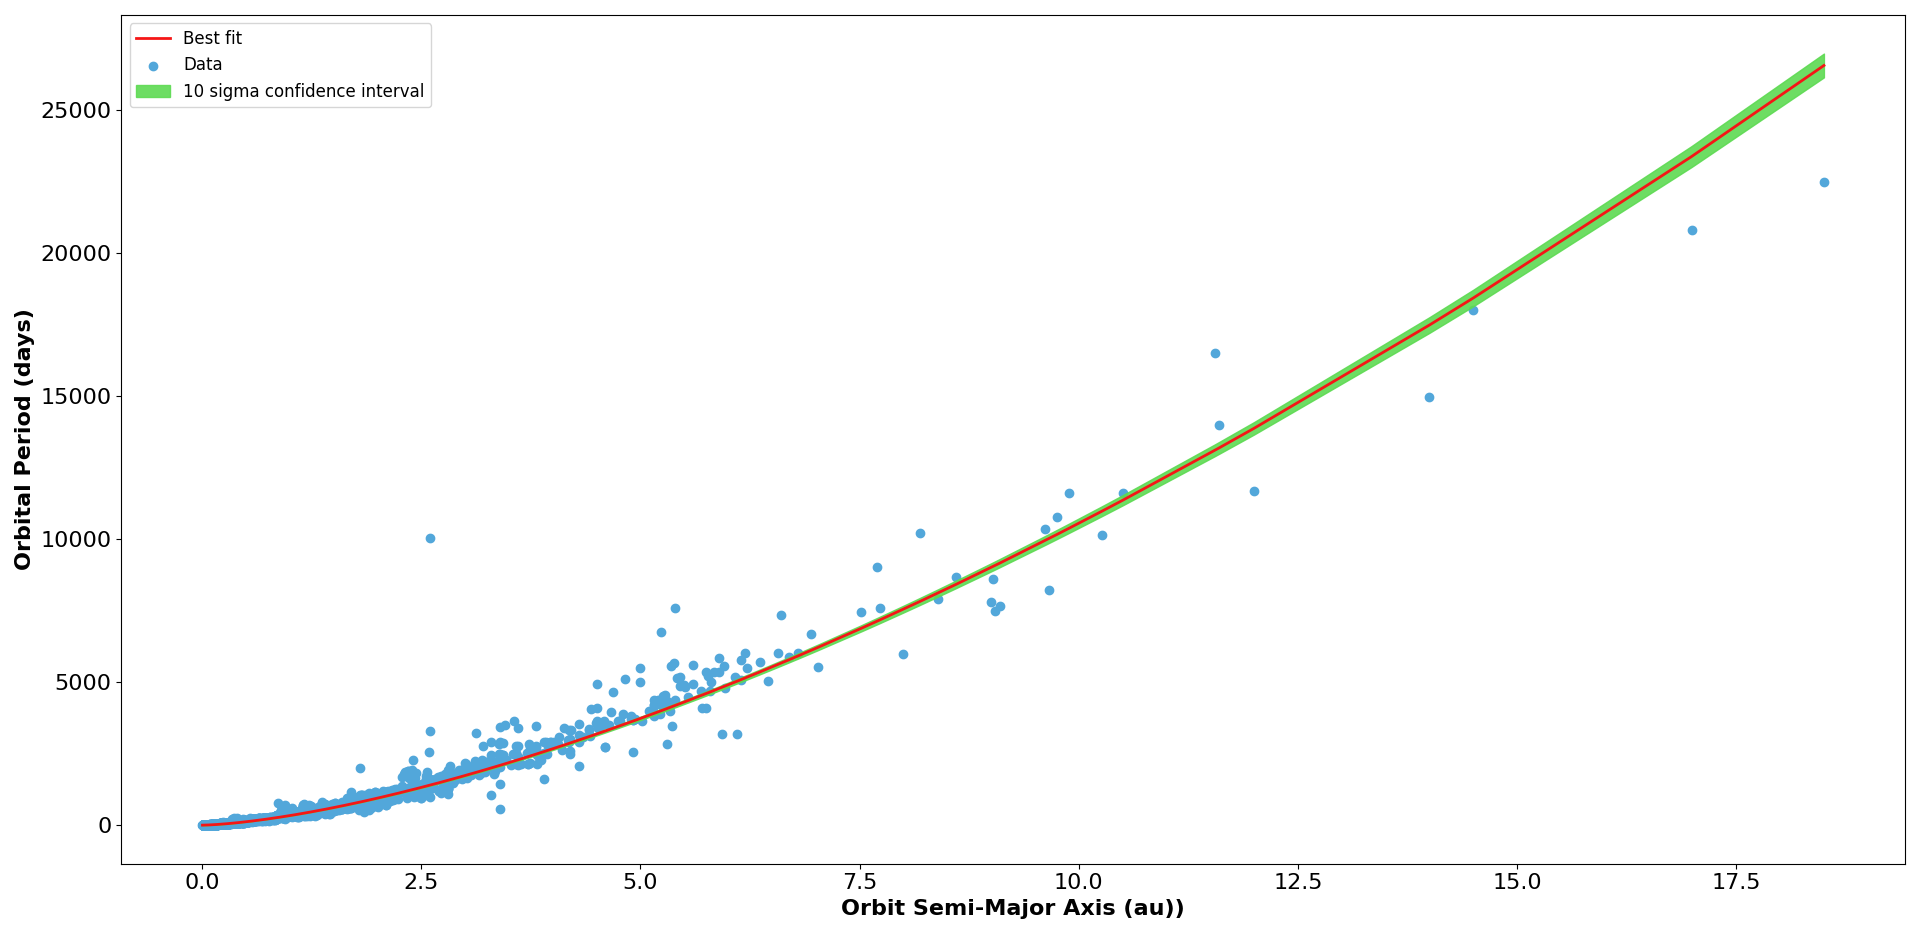

Python code for this plot:

# Paths:
path_data = "data/"

# Packages:
import numpy as np
import pandas as pd
import matplotlib.pyplot as plt
from scipy.optimize import curve_fit

# Display options:
pd.set_option("display.width", 1200)
pd.set_option("display.max_columns", 300)
pd.set_option("display.max_rows", 300)

# Dataset:
df = pd.read_csv(path_data + "nasa_exoplanets.csv")
df_varnames = pd.read_csv(path_data + "nasa_exoplanets_var_names.csv")

# Variables:
resp_var = "pl_orbper"
resp_var_name = df_varnames.loc[(df_varnames["var"] == resp_var), ["var_name"]].values[0][0]
pred_var = "pl_orbsmax"
pred_var_name = df_varnames.loc[(df_varnames["var"] == pred_var), ["var_name"]].values[0][0]

# Adapt the data:
df = df[[pred_var, resp_var]]
df = df.dropna()
df = df.reset_index(drop = True)
df = df[(df[resp_var] < 25000) &
        (df[pred_var] < 20 )]
df = df.sort_values(by = pred_var)

# Fit function:
def kepler_orb(x, a):
    y = a*x**(1.5)
    return(y)

# Regression model:
X = df[pred_var]
Y = df[resp_var]
popt, pcov = curve_fit(f = kepler_orb,
                       xdata = X,
                       ydata = Y,
                       p0 = [1],
                       method = "lm")
popt = popt[0]
perr = np.sqrt(np.diag(pcov))[0]
nstd = 10
popt_up = popt + nstd*perr
popt_dw = popt - nstd*perr
y_fit = kepler_orb(x = X,
                   a = popt)
y_fit_up = kepler_orb(x = X,
                      a = popt_up)
y_fit_dw = kepler_orb(x = X,
                      a = popt_dw)

# Plot:
fig, ax = plt.subplots(
    figsize = (20, 10),
    tight_layout = True
)
_ = ax.scatter(
    x = X,
    y = Y,
    c = "#52A7DA",
    label = "Data"
)
_ = ax.plot(
    X,
    y_fit,
    linewidth = 2,
    color = "#F51616",
    label = "Best fit"
)
_ = ax.fill_between(
    x = X,
    y1 = y_fit_up,
    y2 = y_fit_dw,
    color = "#5DDA52",
    alpha = 0.9,
    label = str(nstd) + " sigma confidence interval")
_ = ax.legend(
    fontsize = "large",
    title_fontsize = 16,
    loc = "upper left"
)
_ = ax.set_xlabel(
    pred_var_name,
    fontsize = 16,
    fontweight = "bold"
)
_ = ax.set_ylabel(
    resp_var_name,
    fontsize = 16,
    fontweight = "bold"
)
_ = ax.tick_params(
    axis = "x", 
    which = "major", 
    labelsize = 16
)
_ = ax.tick_params(
    axis = "y", 
    which = "major", 
    labelsize = 16
)
